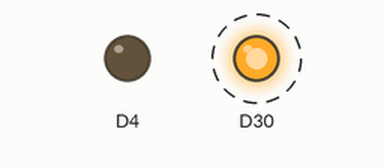
This program was run on a simulated nRF52 board. On the bench: output pins drawn as LEDs (lit = HIGH). Dashed ring = blinking. What the program prints to the serial monitor is not drawn.

Above: at 0.2 s.
Timing chart, 0 to 3.0 s (numbered marks = the images above):
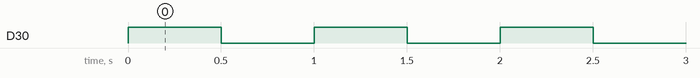

The program:

main.cpp
```cpp
/*
 * Module 2 / Exercise 1 — Blink & serial hello
 * Board: RAK4631 (WisBlock) — nRF52840, Adafruit nRF52 BSP
 *
 * Proves the toolchain: build, flash, serial monitor.
 * The WisBlock core has two LEDs: LED_GREEN and LED_BLUE.
 */

#include <Arduino.h>

static uint32_t blinkCount = 0;

void setup()
{
  pinMode(LED_GREEN, OUTPUT);
  pinMode(LED_BLUE, OUTPUT);

  Serial.begin(115200);
  // Wait up to ~5 s for the serial monitor, then carry on regardless.
  // (A hard `while (!Serial);` would hang forever on a bare USB charger.)
  uint32_t t0 = millis();
  while (!Serial && (millis() - t0) < 5000) delay(10);

  Serial.println("RAK4631 alive — hello from PlatformIO!");
}

void loop()
{
  digitalWrite(LED_GREEN, !digitalRead(LED_GREEN));
  Serial.print("blink #");
  Serial.println(++blinkCount);
  delay(500);

  // TODO(student) 1: make LED_BLUE blink alternately with LED_GREEN
  //                  (when green is on, blue is off — and vice versa).

  // TODO(student) 2: change the pattern to a 100 ms double-blink every
  //                  second ("heartbeat"). Keep the serial counter correct.

  // TODO(student) 3: print millis() alongside the counter and check the
  //                  timing in the serial monitor. Is it exactly 500 ms? Why not?
}
```

Measured:
- by itself, D30: alternates HIGH for 0.50 s and LOW for 0.50 s
